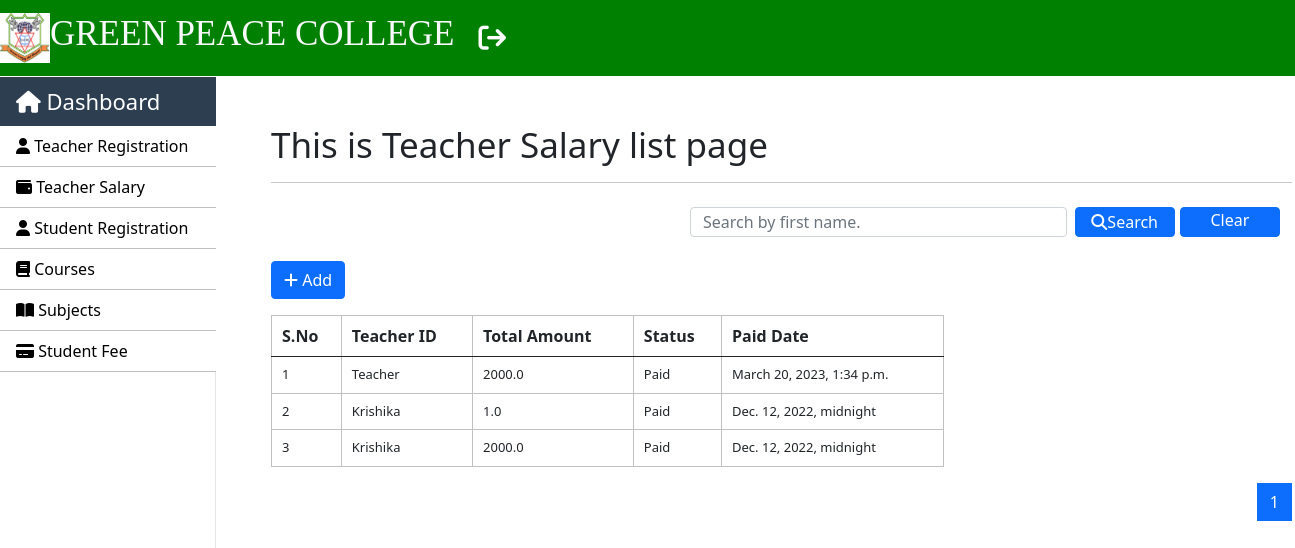
/teachers/salary (signed in), run on an earlier commit of the app's database.
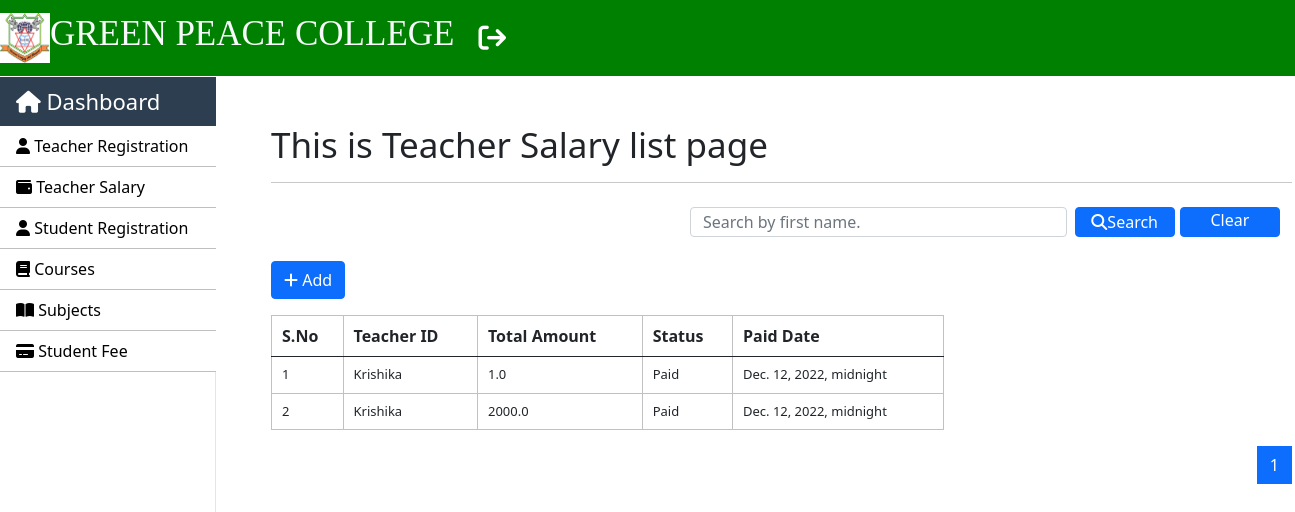
And on a later commit of the database.
### SMS/models.py (models this page shows, shortened)
class Teacher_salary(models.Model):
    teacher_id = models.ForeignKey(Teacher, on_delete=models.CASCADE)
    total_amount = models.FloatField()
    status = models.CharField(max_length=250)
    paid_date = models.DateTimeField()
    class Meta:
        db_table = "teacher_salary"

class Teacher(models.Model):
    first_name = models.CharField(max_length=250)
    middle_name = models.CharField(max_length=250, blank=True)
    last_name = models.CharField(max_length=250)
    mobile_no = models.IntegerField()
    image = models.ImageField(upload_to='Images/Teachers', blank=True)
    course_name = models.ForeignKey(Course, on_delete=models.CASCADE)
    session = models.CharField(max_length=250)
    teacher_status = models.CharField(max_length=100)
    application_status = models.CharField(max_length=100)
    dob = models.DateField()
    gender = models.CharField(max_length=250)
    address = models.CharField(max_length=250)
    hire_date = models.DateField()
    email = models.EmailField()
    def __str__(self):
        return self.first_name
    class Meta:
        db_table = "teacher_info"

### SMS/views.py (the view)
# urls.py: path("teachers/salary",views.teachers_salary, name = 'salary-teacher'),
@login_required(login_url='login')
def teachers_salary(request):
    salary_list = Teacher_salary.objects.all().order_by('id')
    paginator = Paginator(salary_list, 3) # Show 3 datas per page.
    page_number = request.GET.get('page')
    page_obj = paginator.get_page(page_number)
    context = {"data": page_obj}
    if request.method == "POST":
        search = request.POST.get('search')
        salary = Teacher_salary.objects.filter(teacher_id__first_name__icontains=search)
        context = {"data": salary}
        return render(request, 'teachers/teacher_salary.html', context)
    return render(request, 'teachers/teacher_salary.html', context)

### templates/teachers/teacher_salary.html (shortened to what this page needs)
{% extends 'layouts/master.html' %}
{% block custom_css %}
<link rel="stylesheet" href="https://cdnjs.cloudflare.com/ajax/libs/font-awesome/6.3.0/css/all.min.css"/>
{% endblock %}
{% block content %}
<div class="container mt-5">
    <h1>This is Teacher Salary list page</h1>
    <hr>
    <nav class="navbar bg-body-tertiary">
        <div class="container-fluid">
              <form class="d-flex" role="search" action="{% url 'salary-teacher' %}" method="POST">
                <input style="height: 30px;" class="form-control me-2" type="text" name="search" placeholder="Search by first name." aria-label="Search">
                <button class="btn btn-primary mb-3 mr-3" type="submit" style="height:30px; width: 160px; padding: 0px;"><i class="fa-solid fa-search"></i>Search</button>
                <a href="{% url 'salary-teacher' %}" class="btn btn-primary mb-3 ml-2"  style="height:30px; width: 160px; padding: 0px; margin-left: 5px;">Clear</a>
              </form>
        </div>
    </nav>
    <a href="{% url 'add-salary-teacher' %}" class="btn btn-primary mb-3"><i class="fa-solid fa-plus"></i> Add</a>
    <div class="row">
        <div class="col-8">
            <table class="table table-striped-columns table-hover">
                <thead>
                    <tr>
                        <th>S.No</th>
                        <th>Teacher ID</th>
                        <th>Total Amount</th>
                        <th>Status</th>
                        <th>Paid Date</th>
                    </tr>
                </thead>
                <tbody>
                    {% for val in data %}
                    <tr>
                        <td>{{ forloop.counter }}</td>
                        <td>{{ val.teacher_id }}</td>
                        <td>{{ val.total_amount }}</td>
                        <td>{{ val.status }}</td>
                        <td>{{ val.paid_date }}</td>
                    </tr>
                    {% endfor %}
                </tbody>
            </table>
        </div>
    </div>
    <nav aria-label="Page navigation example">
        <ul class="pagination justify-content-end">
            {% for num_page in data.paginator.page_range %}
            {% if data.number == num_page %}
             <li class="page-item active"><a class="page-link" href="{%  url 'salary-teacher' %}?page={{ num_page }}">{{ num_page }}</a></li>
             {% else %}
             <li class="page-item"><a class="page-link" href="{%  url 'salary-teacher' %}?page={{ num_page }}">{{ num_page }}</a></li>
             {% endif %}
            {% endfor %}
        </ul>
      </nav>
</div>
{% endblock %}

What changed in the data, as far as the page shows it:
removed Teacher_salary: teacher_id "Teacher", total_amount "2000.0", status "Paid", paid_date "March 20, 2023, 1:34 p.m."
